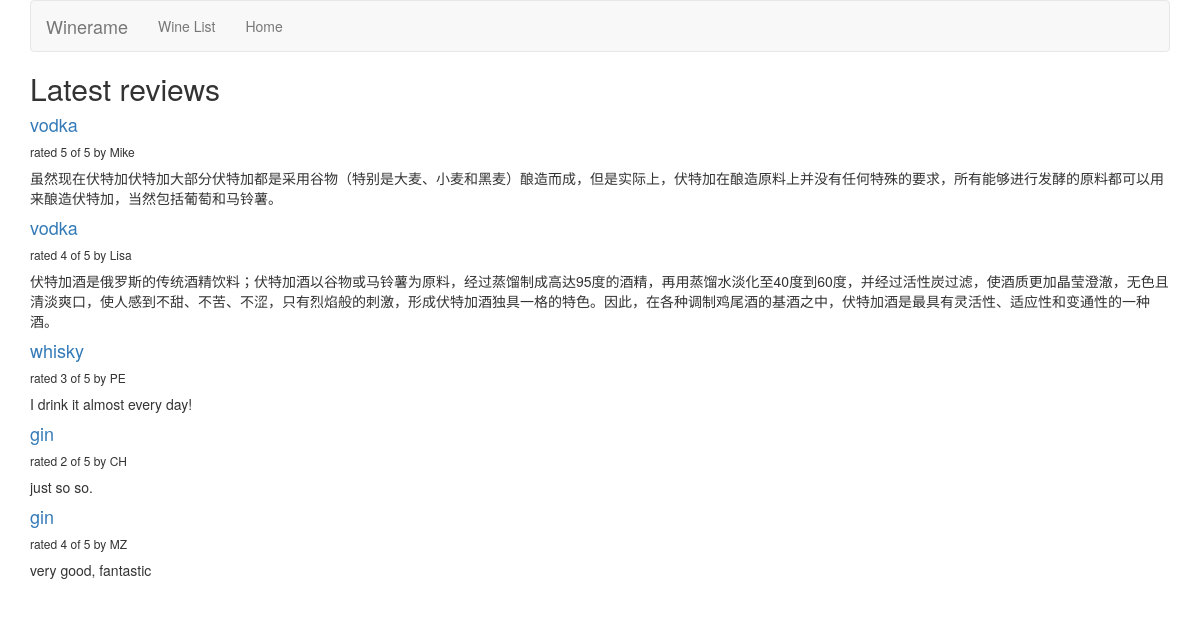
The app's page /reviews/ with its own data.
### reviews/models.py (models this page shows, shortened)
class Review(models.Model):
    RATING_CHOICES = (
        (1,'1'),
        (2,'2'),
        (3,'3'),
        (4,'4'),
        (5,'5'),
    )
    wine = models.ForeignKey(Wine, on_delete=models.CASCADE)
    pub_date = models.DateTimeField('date published')
    user_name = models.CharField(max_length=100)
    comment = models.CharField(max_length=200)
    rating = models.IntegerField(choices=RATING_CHOICES)

class Wine(models.Model):
    name = models.CharField(max_length=200)

### reviews/views.py (the view)
def review_list(request):
    latest_review_list = Review.objects.order_by('-pub_date')[:9]
    context = {'latest_review_list':latest_review_list}
    return render(request, 'reviews/review_list.html', context)

### reviews/templates/reviews/review_list.html
{% extends 'reviews/base.html' %}
{% block title %}
    <h2>Latest reviews</h2>
{% endblock %}
{% block content %}
{% if latest_review_list %}
<div>
    {% for review in latest_review_list %}
    <div>
        <h4><a href="{% url 'reviews:review_detail' review.id %}">
        {{ review.wine.name }}
        </a></h4>
        <h6>rated {{ review.rating }} of 5 by {{ review.user_name }}</h6>
        <p>{{ review.comment }}</p>
    </div>
    {% endfor %}
</div>
{% else %}
<p>No reviews are available.</p>
{% endif %}
{% endblock %}

### reviews/templates/reviews/base.html (shortened to what this page needs)
{% load bootstrap3 %}
<!DOCTYPE html>
<html lang="en">
<head>
{% bootstrap_css %}
</head>
<body>
{% block bootstrap3_content %}
<div class = 'container'>
    <nav class = 'navbar navbar-default'>
        <div class = 'navbar-header'>
            <a class = 'navbar-brand' href = "{% url 'reviews:review_list' %}">Winerame</a>
        </div>
        <div id = 'navbar' class = 'navbar-collapse collapse'>
            <ul class = 'nav navbar-nav'>
                <li><a href = "{% url 'reviews:wine_list' %}">Wine List</a></li>
                <li><a href = "{% url 'reviews:review_list' %}">Home</a></li>
            </ul>
        </div>
    </nav>
    <h1>{% block title %}(no title){% endblock %}</h1>
    {% block content %}(no content){% endblock %}
</div>
{% endblock %}
</body>
</html>

### records on screen
Review: wine.name "vodka", rating "5", user_name "Mike", comment "虽然现在伏特加伏特加大部分伏特加都是采用谷物（特别是大麦、小麦和黑麦）酿造而成，但是实际上，伏特加在酿造原料上并没有任何特殊的要求，所有能够进行发酵的原料都可以用来酿造伏特加，当然包括葡萄和马铃薯。"
Review: wine.name "vodka", rating "4", user_name "Lisa", comment "伏特加酒是俄罗斯的传统酒精饮料；伏特加酒以谷物或马铃薯为原料，经过蒸馏制成高达95度的酒精，再用蒸馏水淡化至40度到60度，并经过活性炭过滤，使酒质更加晶莹澄澈，无色且清淡爽口，使人感到不甜、不苦、不涩，只有烈焰般的刺激，形成伏特加酒独具一格的特色。因此，在各种调制鸡尾酒的基酒之中，伏特加酒是最具有灵活性、适应性和变通性的一种酒。"
Review: wine.name "whisky", rating "3", user_name "PE", comment "I drink it almost every day!"
Review: wine.name "gin", rating "2", user_name "CH", comment "just so so."
Review: wine.name "gin", rating "4", user_name "MZ", comment "very good, fantastic"
